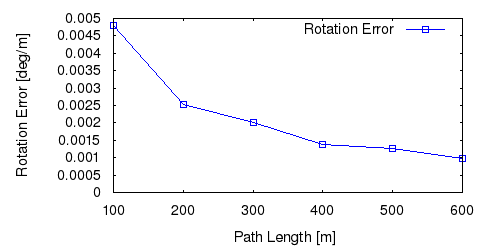

This figure's gnuplot source:
set term postscript eps enhanced color
set output "18_rl.eps"
set size ratio 0.5
set yrange [0:*]
set xlabel "Path Length [m]"
set ylabel "Rotation Error [deg/m]"
plot "18_rl.txt" using 1:($2*57.3) title 'Rotation Error' lc rgb "#0000FF" pt 4 w linespoints
